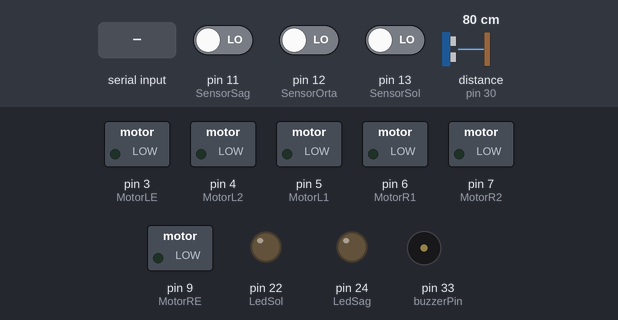
The sketch below on a simulated Arduino Mega 2560, built with avr-gcc and run on an emulated ATmega2560. Parts: switched loads named in the sketch (green lamp = pin HIGH), output pins drawn as LEDs (lit = HIGH), buzzer (waves = sounding, pin HIGH). The inputs (shaded band) are chosen by the test bench; at power-on: pin 12 (SensorOrta) LOW, distance to the obstacle (sensor on pin 30) 80 cm, pin 11 (SensorSag) LOW, pin 13 (SensorSol) LOW. The echo pulse lasts 58.3 µs per cm; pins used as bus, display or sensor lines are not drawn; what the sketch prints to the serial monitor is not drawn.

Above: at 1.2 s.
1.3 s: "o" received over Serial
At 1.7 s:
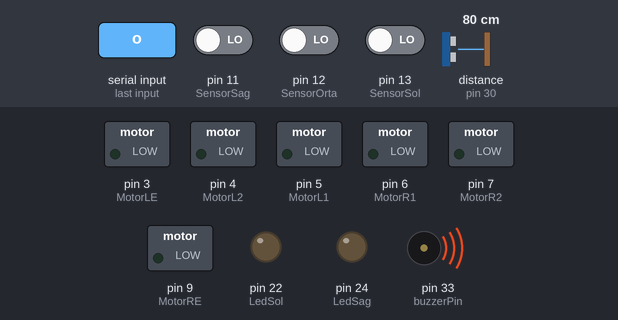
4.3 s: pin 12 (SensorOrta) driven HIGH
At 6.8 s:
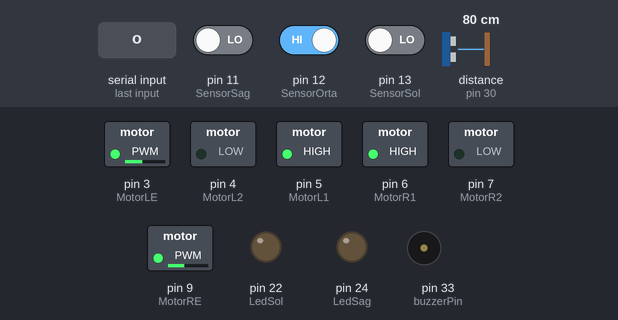
7.3 s: distance to the obstacle (sensor on pin 30) set to 18 cm
10.3 s: distance to the obstacle (sensor on pin 30) set to 13 cm
At 10.9 s:
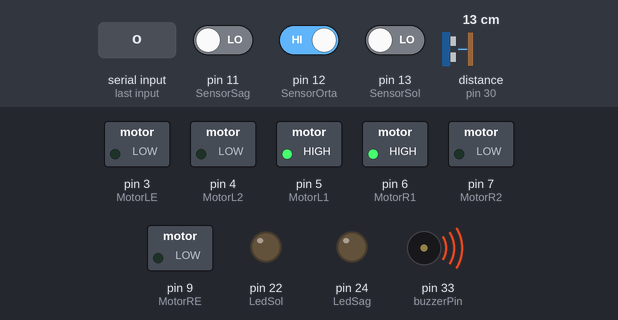
11.8 s: distance to the obstacle (sensor on pin 30) set to 60 cm
At 12.4 s:
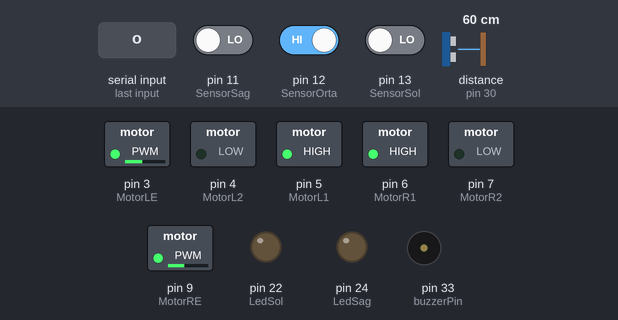
13.3 s: pin 11 (SensorSag) driven HIGH
At 13.8 s:
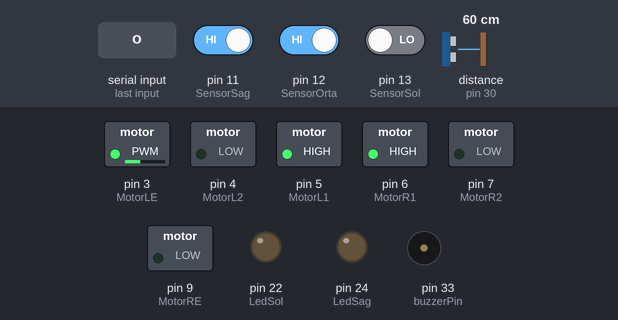
Timing chart, 0 to 15.8 s (numbered marks = the images above; inputs shaded):
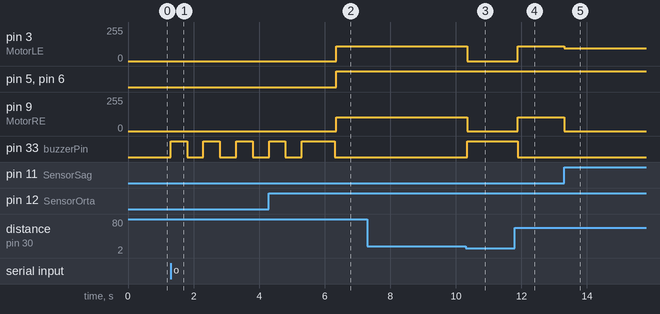

The sketch:

CizgiIzleyen.ino
```cpp
#define SensorSol 13
#define SensorOrta 12
#define SensorSag 11

#define echoPin 30
#define trigPin 41
#define buzzerPin 33


#define MotorR1 6
#define MotorR2 7 // Sensör ve Motorların Arduino'ya bağladığımız pinlerini tanımlıyoruz.
#define MotorRE 9

#define MotorL1 5
#define MotorL2 4
#define MotorLE 3

#define LedSol 22
#define LedSag 24


//
boolean cizgi=false;
boolean kontrol=false;
boolean surec = false;

//
char veri;
char veri2;


void setup() {
  Serial.begin(9600);

  pinMode(SensorSol, INPUT);
  pinMode(SensorOrta, INPUT);
  pinMode(SensorSag, INPUT);

  pinMode(MotorR1, OUTPUT); // Sensör ve Motorların Giriş-Çıkış bilgilerini belirtiyoruz.
  pinMode(MotorR2, OUTPUT);

  pinMode(MotorL1, OUTPUT);
  pinMode(MotorL2, OUTPUT);

  //mesafe sensör için
  pinMode(echoPin, INPUT);
  pinMode(trigPin, OUTPUT);

  //buzzer
  pinMode(buzzerPin, OUTPUT);


  pinMode(LedSol, OUTPUT);
  pinMode(LedSag, OUTPUT);


}

void loop() {

    if(!surec){ //Sürec baslamamıssa
          if(Serial.available()>0){
                  veri = Serial.read();

                  if(veri == 'c'){
                    cizgi = false;
                    kontrol = true;
                    surec = true;
                  }

                   if(veri == 'o'){
                    cizgi = true;
                    kontrol = false;
                    surec = true;

                    baslangic();
                  }

                   if(veri == 's'){
                     kontrol = true;
                     cizgi = false;
                     surec = true;
                  }
          }
     }

      if(surec){
            if(cizgi){
                 cizgiIzleyen();
            }

            if(kontrol){
                kontrolleYonet();
            }
       }
}


void kontrolleYonet(){
       if(Serial.available() > 0){
                veri2 = Serial.read();
                Serial.print(veri2);

                if(veri2 == 'i'){
                  Serial.print("ileri aktif");
                  ledSondur();
                    ileri();
                }
                if(veri2 == 'g'){
                   Serial.print("geri aktif");
                   ledSondur();
                    geri();
                }
                if(veri2 == 'l'){
                   Serial.print("sol aktif");
                   ledSondur();
              digitalWrite(LedSol,HIGH);
                  sol();
                }
                if(veri2 == 'r'){
                   Serial.print("sağ aktif");
                   ledSondur();
              digitalWrite(LedSag,HIGH);
                  sag();
                }
                if(veri2 == 'd'){
                  ledSondur();
                  dur();
                }
                if(veri2 == 'b'){
                    surec = false;
                    kontrol=false;
                    cizgi=false;
                    veri='r';
                    dur();
                }
        }

}

void cizgiIzleyen(){


  if(mesafe() == 1){
        dur();
        digitalWrite(buzzerPin, HIGH);
  }else{
      digitalWrite(buzzerPin, LOW);
      if(digitalRead(SensorSol) == 0 && digitalRead(SensorOrta) == 1 && digitalRead(SensorSag) == 0){  // Orta sensör çizgiyi gördüğünde robot ileri gitsin.
              Serial.print("ileri");
              ledSondur();
              ileri();
            }

            if(digitalRead(SensorSol) == 0 && digitalRead(SensorOrta) == 0 && digitalRead(SensorSag) == 1){  // Sağ sensör çizgiyi gördüğünde robot sağa dönsün.
              ledSondur();
              digitalWrite(LedSag,HIGH);
              sag();

            }
            if(digitalRead(SensorSol) == 0 && digitalRead(SensorOrta) == 1 && digitalRead(SensorSag) == 1){  // Sağ sensör çizgiyi gördüğünde robot sağa dönsün.
              ledSondur() ;
              sag();

            }

            if(digitalRead(SensorSol) == 1 && digitalRead(SensorOrta) == 0 && digitalRead(SensorSag) == 0){  // Sol sensör çizgiyi gördüğünde robot sola dönsün.
              ledSondur();
              digitalWrite(LedSol,HIGH);
              sol();
            }

             if(digitalRead(SensorSol) == 1 && digitalRead(SensorOrta) == 1 && digitalRead(SensorSag) == 0){  // Sol sensör çizgiyi gördüğünde robot sola dönsün.
              ledSondur();
              sol();
            }

            if((digitalRead(SensorSol) == 1 && digitalRead(SensorOrta) == 1 && digitalRead(SensorSag) == 1)){
              ledSondur();
              ileri();
            }

            if(Serial.available() > 0){
               if(Serial.read()=='b'){
                    surec = false;
                    kontrol = false;
                    cizgi=false;
                    veri='r';
                    dur();
               }
            }
  }
}


void ledSondur(){
  digitalWrite(LedSol,LOW);
  digitalWrite(LedSag,LOW);
}


void ileri(){
  digitalWrite(MotorR1, HIGH);
  digitalWrite(MotorR2, LOW);
  analogWrite(MotorRE, 102);

  digitalWrite(MotorL1, HIGH);
  digitalWrite(MotorL2, LOW);
  analogWrite(MotorLE, 110);
}

void sag(){ // Robotun sağa dönme hareketi için fonksiyon tanımlıyoruz.
  digitalWrite(MotorR1, HIGH); // Sağ motorun ileri hareketi aktif
  digitalWrite(MotorR2, LOW); // Sağ motoun geri hareketi pasif
  analogWrite(MotorRE, 0);

  digitalWrite(MotorL1, HIGH); // Sol motorun ileri hareketi aktif
  digitalWrite(MotorL2, LOW); // Sol motorun geri hareketi pasif
  analogWrite(MotorLE, 96);
}

void sagYavas(){ // Robotun sağa dönme hareketi için fonksiyon tanımlıyoruz.
  digitalWrite(MotorR1, HIGH); // Sağ motorun ileri hareketi aktif
  digitalWrite(MotorR2, LOW); // Sağ motorun geri hareketi pasif
  analogWrite(MotorRE, 0); // Sağ motorun hızı 0 (Motor duruyor)

  digitalWrite(MotorL1, HIGH); // Sol motorun ileri hareketi aktif
  digitalWrite(MotorL2, LOW); // Sol motorun geri hareketi pasif
  analogWrite(MotorLE, 45);
}

void sol(){ // Robotun sola dönme hareketi için fonksiyon tanımlıyoruz.
  digitalWrite(MotorR1, HIGH); // Sağ motorun ileri hareketi aktif
  digitalWrite(MotorR2, LOW); // Sağ motorun geri hareketi pasif
  analogWrite(MotorRE, 92);

  digitalWrite(MotorL1, HIGH); // Sol motorun ileri hareketi aktif
  digitalWrite(MotorL2, LOW); // Sol motorun geri hareketi pasif
  analogWrite(MotorLE, 0);
}

void solYavas(){ // Robotun sola dönme hareketi için fonksiyon tanımlıyoruz.
  digitalWrite(MotorR1, HIGH); // Sağ motorun ileri hareketi aktif
  digitalWrite(MotorR2, LOW); // Sağ motorun geri hareketi pasif
  analogWrite(MotorRE, 45);

  digitalWrite(MotorL1, HIGH);
  digitalWrite(MotorL2, LOW);
  analogWrite(MotorLE, 0);

}

void geri(){
  digitalWrite(MotorR1, LOW);
  digitalWrite(MotorR2, HIGH);
  analogWrite(MotorRE, 100);

  digitalWrite(MotorL1, LOW);
  digitalWrite(MotorL2, HIGH);
  analogWrite(MotorLE, 100);
}

void dur(){
  digitalWrite(MotorR1, HIGH);
  digitalWrite(MotorR2, LOW);
  digitalWrite(MotorRE, LOW);

  digitalWrite(MotorL1, HIGH);
  digitalWrite(MotorL2, LOW);
  digitalWrite(MotorLE, LOW);
}

int mesafe(){
  long duration, distance;
  digitalWrite(trigPin, LOW);
  delayMicroseconds(2);
  digitalWrite(trigPin, HIGH);
  delayMicroseconds(10);
  digitalWrite(trigPin, LOW);
  duration = pulseIn(echoPin, HIGH);
  distance = duration / 58.2;
  delay(50);
  if(distance > 15){
    return 50;
  }
  return 1;
}

 void baslangic(){
      for(int i=0 ; i < 5 ; i++){
            if(i==4){
                digitalWrite(buzzerPin,HIGH);
                delay(1000);
                digitalWrite(buzzerPin,LOW);
            }else{
                digitalWrite(buzzerPin,HIGH);
                delay(500);
                digitalWrite(buzzerPin,LOW);
                delay(500);
            }
        }
}
```

Measured:
- the behaviour switches between 16 and 15 cm on distance to the obstacle (sensor on pin 30) (found by bisection; images 2 and 3)
- after the input at 1.3 s, pin 33 (buzzerPin): alternates HIGH for 0.50 s and LOW for 0.50 s, starting at once
- after the input at 4.3 s, pin 3 (MotorLE): 0/255 → 110/255 after 2.1 s; pin 5 (MotorL1), pin 6 (MotorR1): LOW → HIGH after 2.1 s; pin 9 (MotorRE): 0/255 → 102/255 after 2.1 s
- after the input at 7.3 s, every drawn part: stays the same
- after the input at 10.3 s, pin 3 (MotorLE): 110/255 → 0/255 after 0.05 s; pin 9 (MotorRE): 102/255 → 0/255 after 0.05 s; pin 33 (buzzerPin): LOW → HIGH after 0.05 s
- after the input at 11.8 s, pin 3 (MotorLE): 0/255 → 110/255 after 0.10 s; pin 9 (MotorRE): 0/255 → 102/255 after 0.10 s; pin 33 (buzzerPin): HIGH → LOW after 0.10 s
- after the input at 13.3 s, pin 3 (MotorLE): 110/255 → 96/255 at once; pin 9 (MotorRE): 102/255 → 0/255 at once
